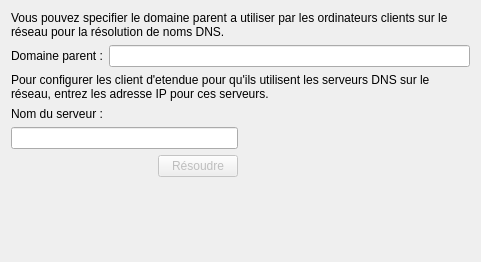
<ui version="4.0" >
 <class>SubnetDNS</class>
 <widget class="QWidget" name="SubnetDNS" >
  <property name="geometry" >
   <rect>
    <x>0</x>
    <y>0</y>
    <width>481</width>
    <height>262</height>
   </rect>
  </property>
  <property name="windowTitle" >
   <string>Form</string>
  </property>
  <layout class="QVBoxLayout" >
   <item>
    <widget class="QLabel" name="label" >
     <property name="text" >
      <string>Vous pouvez specifier le domaine parent a utiliser par les ordinateurs clients sur le réseau pour la résolution de noms DNS.</string>
     </property>
     <property name="wordWrap" >
      <bool>true</bool>
     </property>
    </widget>
   </item>
   <item>
    <layout class="QHBoxLayout" >
     <item>
      <widget class="QLabel" name="label_2" >
       <property name="text" >
        <string>Domaine parent :</string>
       </property>
      </widget>
     </item>
     <item>
      <widget class="QLineEdit" name="lineParentDomain" />
     </item>
    </layout>
   </item>
   <item>
    <widget class="QLabel" name="label_3" >
     <property name="text" >
      <string>Pour configurer les client d'etendue pour qu'ils utilisent les serveurs DNS sur le réseau, entrez les adresse IP pour ces serveurs.</string>
     </property>
     <property name="wordWrap" >
      <bool>true</bool>
     </property>
    </widget>
   </item>
   <item>
    <layout class="QHBoxLayout" >
     <item>
      <layout class="QVBoxLayout" >
       <item>
        <widget class="QLabel" name="label_4" >
         <property name="sizePolicy" >
          <sizepolicy vsizetype="Preferred" hsizetype="Expanding" >
           <horstretch>0</horstretch>
           <verstretch>0</verstretch>
          </sizepolicy>
         </property>
         <property name="text" >
          <string>Nom du serveur :</string>
         </property>
        </widget>
       </item>
       <item>
        <widget class="QLineEdit" name="lineDNSSolve" />
       </item>
       <item>
        <layout class="QHBoxLayout" >
         <item>
          <spacer>
           <property name="orientation" >
            <enum>Qt::Horizontal</enum>
           </property>
           <property name="sizeHint" >
            <size>
             <width>26</width>
             <height>20</height>
            </size>
           </property>
          </spacer>
         </item>
         <item>
          <widget class="SpinnerWidget" native="1" name="spinnerWidget" >
           <property name="minimumSize" >
            <size>
             <width>16</width>
             <height>16</height>
            </size>
           </property>
          </widget>
         </item>
         <item>
          <widget class="QPushButton" name="btnResolve" >
           <property name="enabled" >
            <bool>false</bool>
           </property>
           <property name="text" >
            <string>Résoudre</string>
           </property>
          </widget>
         </item>
        </layout>
       </item>
       <item>
        <spacer>
         <property name="orientation" >
          <enum>Qt::Vertical</enum>
         </property>
         <property name="sizeHint" >
          <size>
           <width>20</width>
           <height>40</height>
          </size>
         </property>
        </spacer>
       </item>
      </layout>
     </item>
     <item>
      <widget class="AddressListEditor" native="1" name="dnsList" >
       <property name="sizePolicy" >
        <sizepolicy vsizetype="Preferred" hsizetype="Expanding" >
         <horstretch>0</horstretch>
         <verstretch>0</verstretch>
        </sizepolicy>
       </property>
      </widget>
     </item>
    </layout>
   </item>
  </layout>
 </widget>
 <customwidgets>
  <customwidget>
   <class>AddressListEditor</class>
   <extends>QWidget</extends>
   <header>addresslisteditor.h</header>
   <container>1</container>
  </customwidget>
  <customwidget>
   <class>SpinnerWidget</class>
   <extends>QWidget</extends>
   <header>spinnerwidget.h</header>
   <container>1</container>
  </customwidget>
 </customwidgets>
 <resources/>
 <connections/>
</ui>
